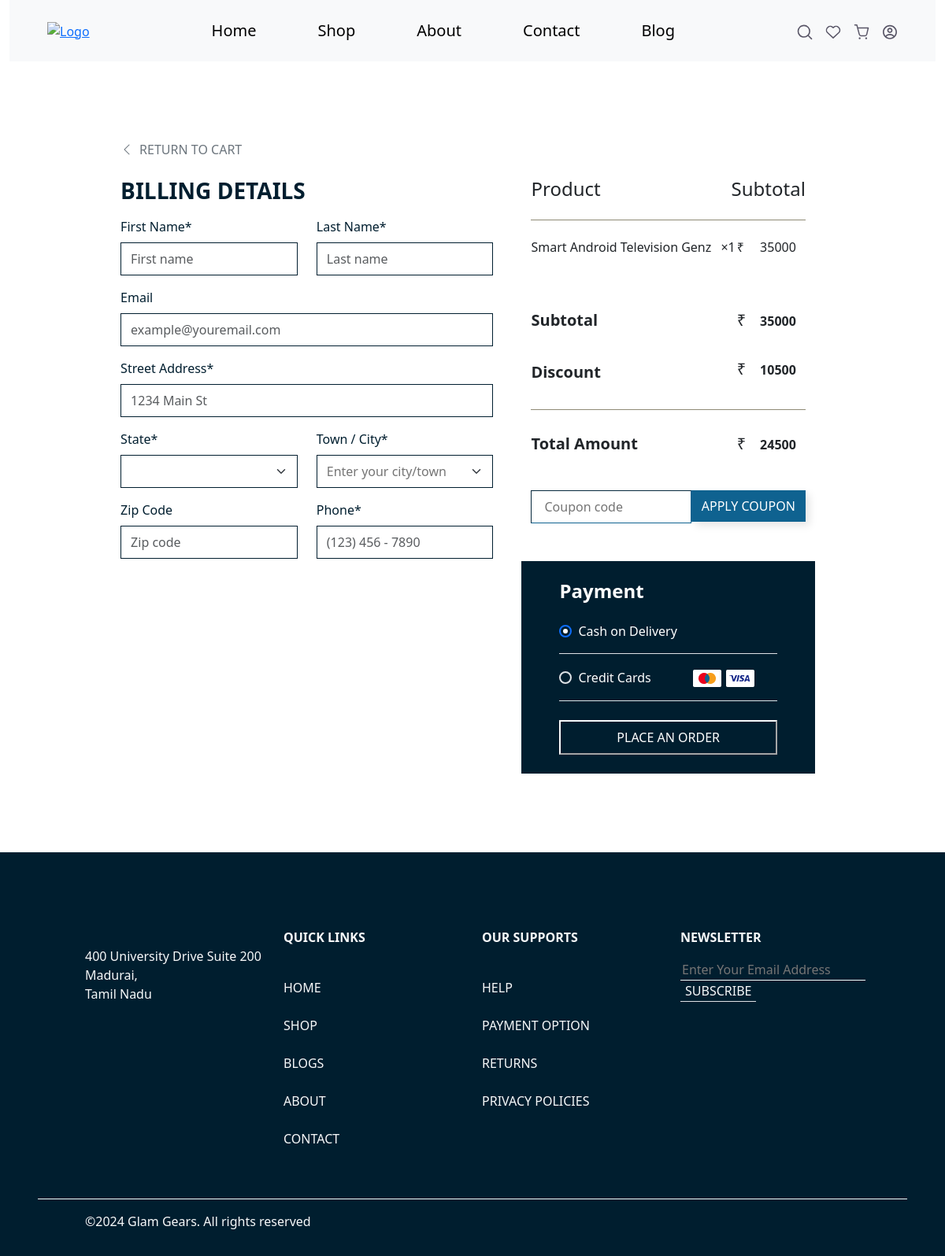
The page /shipping.php (signed in) on the database as committed earlier.
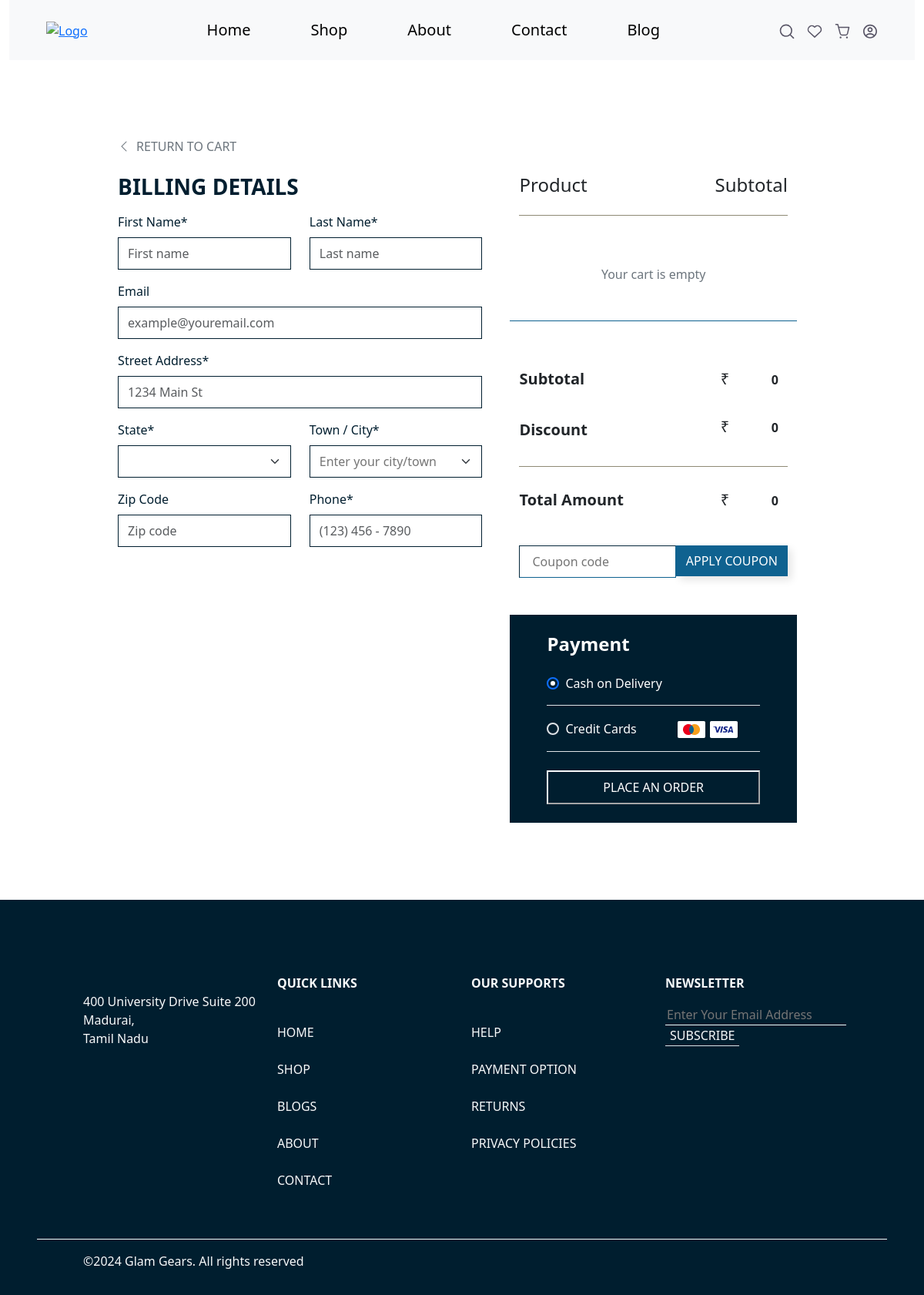
The same page on the database as committed later.
### tables this page shows
CREATE TABLE `cart` (
  `cart_id` int(11) NOT NULL,
  `user_id` int(11) DEFAULT NULL,
  `product_id` int(11) DEFAULT NULL,
  `quantity` int(11) DEFAULT 1,
  `added_on` timestamp NOT NULL DEFAULT current_timestamp()
);

CREATE TABLE `products` (
  `id` int(11) NOT NULL,
  `product_id` int(100) NOT NULL,
  `product_name` varchar(100) NOT NULL,
  `product_description` text NOT NULL,
  `product_price` decimal(10,2) NOT NULL,
  `discount_percent` decimal(2,2) NOT NULL,
  `product_quantity` int(100) NOT NULL,
  `category_name` varchar(100) NOT NULL,
  `brand_name` varchar(100) NOT NULL,
  `product_status` varchar(8) NOT NULL DEFAULT 'active',
  `merchant_id` int(100) NOT NULL,
  `main_image_name` varchar(100) NOT NULL,
  `is_featured` varchar(1) NOT NULL,
  `created_at` timestamp NOT NULL DEFAULT current_timestamp() ON UPDATE current_timestamp(),
  `updated_at` timestamp NOT NULL DEFAULT current_timestamp()
);

### shipping.php (the view, shortened to what the changed rows need)
<?php
include_once('./config.php');
$userId = $_SESSION['user'];
?>
<!DOCTYPE html>
<html lang="en">
<?php
include_once('./head.php');
?>
<?php
include_once('./header.php');
?>
<div class="billing-details row">
  <form action="" method="post" class="row">
    <div class="col-lg-5 col-12">
      <?php
      include('./config.php');
      $productSql = "SELECT  products.product_id AS productID, cart.cart_id AS cartID, products.main_image_name AS img_name, products.product_name AS productName, products.product_price AS productPrice,products.discount_percent AS discountpercent , cart.quantity AS quantity FROM cart INNER JOIN products ON cart.product_id = products.product_id WHERE cart.user_id = ?";
      $productStmt = $config->prepare($productSql);
      $productStmt->bind_param("i", $userId);
      $productStmt->execute();
      $productResult = $productStmt->get_result();
      if ($productResult->num_rows > 0) {
        while ($productRow = $productResult->fetch_assoc()) {
      ?>
          <div class="row">
            <div class="col-12 d-flex justify-content-between align-items-center">
              <p class="mb-0"><?php echo $productRow['productName']; ?> <span class="ms-2">&#215;<?php echo $productRow['quantity']; ?></span></p>
              <div class=" d-flex align-items-center justify-content-end w-25 ">
                &#8377;<input disabled type="number" class="form-control bg-transparent border-0  text-end text-dark" value="<?php
                                                                                                                              echo $productRow['productPrice'] * $productRow['quantity'];
                                                                                                                              ?>" />
              </div>
            </div>
          </div>
      <?php
        }
      } else {
        echo '<div style="border-bottom: 1px solid #0f6290" class="row text-secondary px-3 py-5 fw-medium d-flex gap-4 gap-lg-0 align-items-center ">
          <div class="col-12 text-center">Your cart is empty</div>
          </div>';
      }
      ?>
      <?php
      include('./config.php');
      $productSql = "SELECT SUM(products.product_price * cart.quantity) AS total_price FROM cart INNER JOIN products ON cart.product_id = products.product_id WHERE cart.user_id = ?";
      $productStmt = $config->prepare($productSql);
      $productStmt->bind_param("i", $userId);
      $productStmt->execute();
      $productResult = $productStmt->get_result();
      if ($productResult->num_rows > 0) {
        $productRow = $productResult->fetch_assoc();
        $totalCart = round($productRow['total_price'], 2);
      }
      $productSql = "SELECT SUM(products.product_price* cart.quantity) AS total_price FROM cart INNER JOIN products ON cart.product_id = products.product_id WHERE cart.user_id = ?";
      $productStmt = $config->prepare($productSql);
      $productStmt->bind_param("i", $userId);
      $productStmt->execute();
      $productResult = $productStmt->get_result();
      if ($productResult->num_rows > 0) {
        $productRow = $productResult->fetch_assoc();
        $subTotal = round($productRow['total_price'], 2);
      }
      $productSql = "SELECT SUM( (products.product_price * products.discount_percent) * cart.quantity) AS total_price FROM cart INNER JOIN products ON cart.product_id = products.product_id WHERE cart.user_id = ?";
      $productStmt = $config->prepare($productSql);
      $productStmt->bind_param("i", $userId);
      $productStmt->execute();
      $productResult = $productStmt->get_result();
      if ($productResult->num_rows > 0) {
        $productRow = $productResult->fetch_assoc();
        $disTotal = round($productRow['total_price'], 2);
        $discount = $subTotal -  $disTotal;
      }
      ?>
      <div class="row mt-5">
        <div class="col-12 d-flex justify-content-between align-items-center">
          <div class=" d-flex align-items-center justify-content-end w-25 h5">
            &#8377;<input disabled type="number" class="form-control bg-transparent border-0 fw-semibold pt-3 text-dark text-end h5" value="<?php
                                                                                                                                            echo $totalCart;
                                                                                                                                            ?>" />
          </div>
        </div>
      </div>
      <div class="d-flex justify-content-between align-items-center">
        <div class=" d-flex align-items-center justify-content-end w-25 h5">
          &#8377;<input disabled type="number" class="form-control bg-transparent border-0 fw-semibold pt-3 text-dark text-end h5" value="<?php if (isset($_POST['couponSubmit'])) {
                                                                                                                                            echo $disTotal + ($discount * $couponDiscount);
                                                                                                                                          } else {
                                                                                                                                            echo $disTotal;
                                                                                                                                          } ?>" />
        </div>
      </div>
      <div class="row">
        <div class="col-12 d-flex justify-content-between align-items-center">
          <div class=" d-flex align-items-center justify-content-end w-25 h5">
            &#8377;<input type="number" name="totalCost" class="form-control bg-transparent border-0 fw-semibold pt-3 text-dark text-end h5" value="<?php if (isset($_POST['couponSubmit'])) {
                                                                                                                                                      echo $discount - (($discount * $couponDiscount));
                                                                                                                                                    } else {
                                                                                                                                                      echo $discount;
                                                                                                                                                    } ?>" />
          </div>
        </div>
      </div>
    </div>
  </form>
</div>
<?php
include_once('./footer.php');
?>

Rows that differ between the two databases and show on the page:
removed cart: products.product_name "Smart Android Television Genz", quantity "1", quantity.product_price "35000"
Other text that changed with them:
form field value: "35000" → "0"
form field value: "10500" → "0"
form field totalCost: "24500" → "0"
text now shown: "Your cart is empty"
